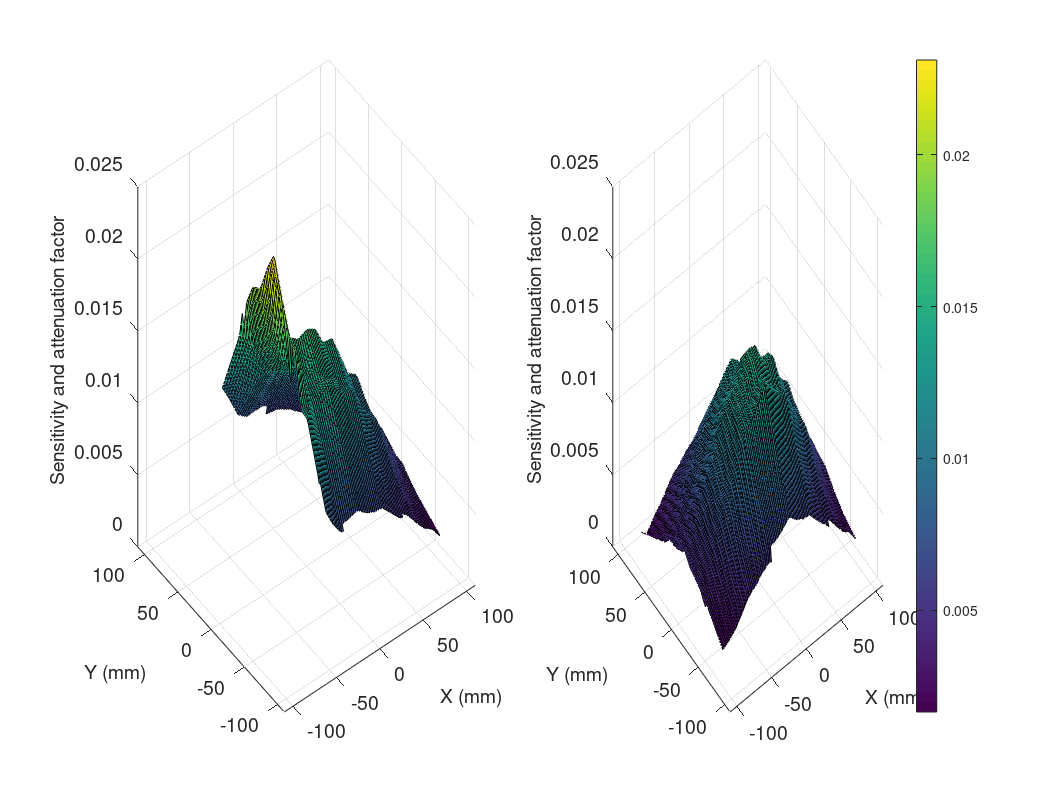
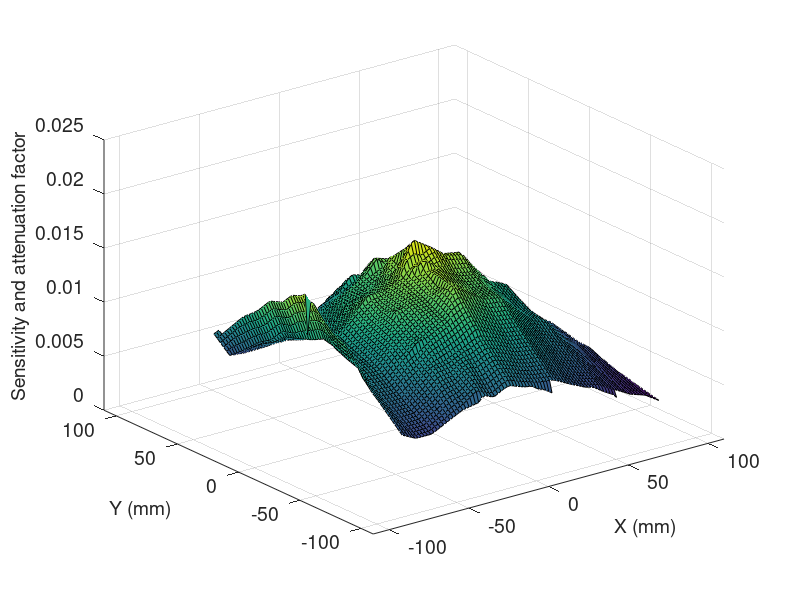

Recreate these plots in MATLAB, in order.
%% Figure for paper

%%% Load the point source data
pin1_1 = load('sens_pin1_1_mod.mat'); % with one row of extrap values
pin3_1 = load('sens_pin3_1_mod.mat'); % with one row of extrap values
pin2 = load('sens_pin2_mod2.mat'); % with one row of extrap values
% inside:
%        ar(:,1)  x [mm], 
%        ar(:,2)  y [mm], 
%        ar(:,4)  sensitivity [counts/sec/kBq]
%        ar(:,7)  abs error on sensitivity [counts/sec/kBq]
br = 0.9030; 
%%% Interpolate
% grid of query points for interpolation
[xq,yq] = meshgrid(linspace(-119,119,120),linspace(-119,119,120));
pin1_1.ar(:,4) = pin1_1.ar(:,4)*10^(-3)/br; % making sensitivity dimensionless plus corr on br ratio
map1_1 = griddata(pin1_1.ar(:,1),pin1_1.ar(:,2),pin1_1.ar(:,4),xq,yq); % map is dimensionless

pin3_1.ar(:,4) = pin3_1.ar(:,4)*10^(-3)/br; % making sensitivity dimensionless plus corr on br ratio
map3_1 = griddata(pin3_1.ar(:,1),pin3_1.ar(:,2),pin3_1.ar(:,4),xq,yq); % map is dimensionless

pin2.ar(:,4) = pin2.ar(:,4)*10^(-3)/br; % making sensitivity dimensionless plus corr on br ratio
map2 = griddata(pin2.ar(:,1),pin2.ar(:,2),pin2.ar(:,4),xq,yq); % map is dimensionless


range = [-119:2:119];
fig = figure;
subplot(1,2,1);
surf(range,range,map1_1,'DisplayName','Correction map');
set(findall(gcf,'-property','FontSize'),'FontSize',14)
xlabel('X (mm)');
ylabel('Y (mm)');
xlim([-110,110]);
ylim([-110,110]);
%y = 1:size(map1_1,2);
%x = ones(1,size(map1_1,2)) * -39;
%z = map1_1(39,:);
%line(gca,x,y,z,'Color','red','LineStyle','--','LineWidth',2.5);
%sset(gca, 'XDir','reverse')
zlabel('Sensitivity and attenuation factor');
%hold on
%scatter3(pin1_1.ar(:,1),pin1_1.ar(:,2),pin1_1.ar(:,4),'o','MarkerFaceColor', 'k','DisplayName','Measured data')
%legend

subplot(1,2,2);
surf(range,range,map3_1,'DisplayName','Correction map');
set(findall(gcf,'-property','FontSize'),'FontSize',14)
xlabel('X (mm)');
ylabel('Y (mm)');
xlim([-110,110]);
ylim([-110,110]);
zlim([0,0.025]);
zlabel('Sensitivity and attenuation factor');
%hold on
%scatter3(pin3_1.ar(:,1),pin3_1.ar(:,2),pin3_1.ar(:,4),'o','MarkerFaceColor', 'k','DisplayName','Measured data')
%legend

bottom = min(min(min(map1_1)),min(min(map3_1)));
top  = max(max(max(map1_1)),max(max(map3_1)));

orient(fig,'landscape')
caxis manual
caxis([bottom top]);
colorbar;

figure;
surf(range,range,map2,'DisplayName','Correction map');
set(findall(gcf,'-property','FontSize'),'FontSize',14)
xlabel('X (mm)');
ylabel('Y (mm)');
xlim([-110,110]);
ylim([-110,110]);
zlim([0,0.025]);
zlabel('Sensitivity and attenuation factor');